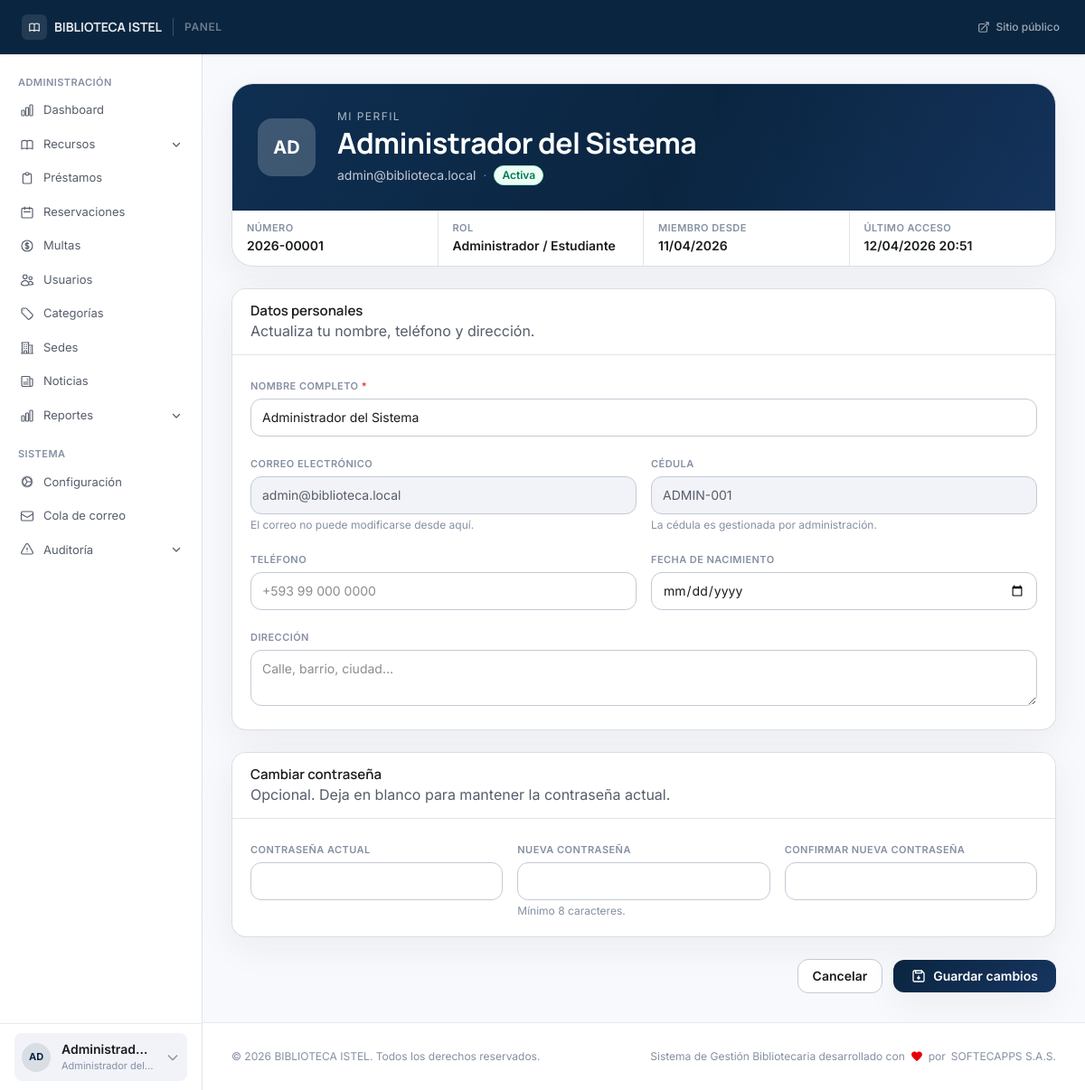
/account/profile (signed in), run on the app's committed database.
### tables this page shows
CREATE TABLE `users` (
  `id` int(10) unsigned NOT NULL AUTO_INCREMENT,
  `user_number` varchar(20) DEFAULT NULL,
  `name` varchar(150) NOT NULL,
  `email` varchar(150) NOT NULL,
  `document_number` varchar(30) NOT NULL,
  `phone` varchar(30) DEFAULT NULL,
  `address` text DEFAULT NULL,
  `birthdate` date DEFAULT NULL,
  `photo` varchar(255) DEFAULT NULL,
  `role` enum('admin','librarian','teacher','user','guest') NOT NULL DEFAULT 'user',
  `user_type` enum('student','teacher','external','staff') NOT NULL DEFAULT 'student',
  `status` enum('active','suspended','blocked','inactive') NOT NULL DEFAULT 'active',
  `password_hash` varchar(255) NOT NULL,
  `remember_token` varchar(64) DEFAULT NULL,
  `remember_expires` datetime DEFAULT NULL,
  `email_verified_at` datetime DEFAULT NULL,
  `force_password_change` tinyint(1) NOT NULL DEFAULT 0,
  `last_login_at` datetime DEFAULT NULL,
  `last_login_ip` varchar(45) DEFAULT NULL,
  `created_at` datetime NOT NULL DEFAULT current_timestamp(),
  `updated_at` datetime NOT NULL DEFAULT current_timestamp() ON UPDATE current_timestamp(),
  PRIMARY KEY (`id`),
  UNIQUE KEY `uq_users_email` (`email`),
  UNIQUE KEY `uq_users_document` (`document_number`),
  UNIQUE KEY `uq_users_user_number` (`user_number`),
  KEY `idx_users_role_status` (`role`,`status`)
);

### views/account/profile.php (the view, shortened to what the rows shown need)
<?php
$e = static fn(mixed $v): string => htmlspecialchars((string) $v, ENT_QUOTES | ENT_SUBSTITUTE, 'UTF-8');
$roleLabel = match ((string) ($user['role'] ?? '')) {
    'admin'     => 'Administrador',
    'librarian' => 'Bibliotecario',
    'teacher'   => 'Docente',
    default     => 'Socio',
};
$typeLabel = match ((string) ($user['user_type'] ?? '')) {
    'staff'    => 'Personal',
    'teacher'  => 'Docente',
    'external' => 'Externo',
    default    => 'Estudiante',
};
$statusClass = match ((string) ($user['status'] ?? '')) {
    'active'    => 'bg-emerald-50 text-emerald-700 border-emerald-200',
    'suspended' => 'bg-amber-50 text-amber-700 border-amber-200',
    'blocked'   => 'bg-red-50 text-red-700 border-red-200',
    default     => 'bg-slate-50 text-slate-600 border-slate-200',
};
$statusLabel = match ((string) ($user['status'] ?? '')) {
    'active'    => 'Activa',
    'suspended' => 'Suspendida',
    'blocked'   => 'Bloqueada',
    default     => 'Inactiva',
};
$joinedAt = !empty($user['created_at'])
    ? (new DateTime((string) $user['created_at']))->format('d/m/Y')
    : '—';
$lastLogin = !empty($user['last_login_at'])
    ? (new DateTime((string) $user['last_login_at']))->format('d/m/Y H:i')
    : 'Sin accesos previos';
$initials = mb_strtoupper(mb_substr((string) ($user['name'] ?? '?'), 0, 2));
?>
<section class="p-6 lg:p-8 max-w-5xl mx-auto space-y-6">
    <header class="rounded-3xl border border-outline-variant/60 bg-white overflow-hidden shadow-ambient">
        <div class="bg-[radial-gradient(circle_at_top_right,_rgba(10,37,64,0.16),_transparent_55%),linear-gradient(120deg,_#0f2f52_0%,_#0a2540_55%,_#163560_100%)] p-6 sm:p-7 text-on-primary">
            <div class="flex flex-col gap-4 sm:flex-row sm:items-center sm:gap-6">
                <div class="h-16 w-16 shrink-0 rounded-2xl bg-white/20 flex items-center justify-center text-xl font-bold text-white">
                    <?= $e($initials) ?>
                </div>
                <div class="min-w-0">
                    <p class="text-xs uppercase tracking-[0.12em] text-on-primary/70">Mi perfil</p>
                    <h1 class="headline-lg text-white mt-0.5"><?= $e($user['name'] ?? '') ?></h1>
                    <div class="mt-1.5 flex flex-wrap items-center gap-2 text-sm text-on-primary/80">
                        <span><?= $e($user['email'] ?? '') ?></span>
                        <span class="text-on-primary/40">·</span>
                        <span class="inline-flex rounded-full border px-2 py-0.5 text-xs font-semibold <?= $e($statusClass) ?>"><?= $e($statusLabel) ?></span>
                    </div>
                </div>
            </div>
        </div>
        <div class="grid divide-x divide-outline-variant/50 sm:grid-cols-4">
            <div class="px-4 py-3">
                <p class="label-sm text-on-surface-subtle">Número</p>
                <p class="mt-0.5 font-semibold text-on-surface text-sm"><?= $e($user['user_number'] ?? '—') ?></p>
            </div>
            <div class="px-4 py-3">
                <p class="label-sm text-on-surface-subtle">Rol</p>
                <p class="mt-0.5 font-semibold text-on-surface text-sm"><?= $e($roleLabel) ?> / <?= $e($typeLabel) ?></p>
            </div>
            <div class="px-4 py-3">
                <p class="label-sm text-on-surface-subtle">Miembro desde</p>
                <p class="mt-0.5 font-semibold text-on-surface text-sm"><?= $e($joinedAt) ?></p>
            </div>
            <div class="px-4 py-3">
                <p class="label-sm text-on-surface-subtle">Último acceso</p>
                <p class="mt-0.5 font-semibold text-on-surface text-sm"><?= $e($lastLogin) ?></p>
            </div>
        </div>
    </header>
    <form method="POST" action="<?= BASE_URL ?>/account/profile" class="space-y-6">
        <div class="overflow-hidden rounded-2xl border border-outline-variant/60 bg-white shadow-ambient">
            <div class="border-b border-outline-variant/50 bg-surface-container-lowest px-5 py-3.5">
                <h2 class="title-sm text-on-surface">Datos personales</h2>
            </div>
            <div class="p-5 grid gap-4 sm:grid-cols-2">
                <div class="sm:col-span-2">
                    <label for="name" class="label-sm">Nombre completo <span class="text-red-500">*</span></label>
                    <input id="name" name="name" type="text" required
                           value="<?= $e($user['name'] ?? '') ?>"
                           class="mt-1 w-full rounded-xl border border-outline-variant bg-surface-container-lowest px-3 py-2.5 text-sm text-on-surface focus:border-primary focus:outline-none">
                </div>
                <div>
                    <label class="label-sm">Correo electrónico</label>
                    <input type="email" value="<?= $e($user['email'] ?? '') ?>" disabled
                           class="mt-1 w-full rounded-xl border border-outline-variant bg-surface-container-low px-3 py-2.5 text-sm text-on-surface-muted cursor-not-allowed">
                    <p class="mt-1 text-xs text-on-surface-subtle">El correo no puede modificarse desde aquí.</p>
                </div>
                <div>
                    <label class="label-sm">Cédula</label>
                    <input type="text" value="<?= $e($user['document_number'] ?? '') ?>" disabled
                           class="mt-1 w-full rounded-xl border border-outline-variant bg-surface-container-low px-3 py-2.5 text-sm text-on-surface-muted cursor-not-allowed">
                    <p class="mt-1 text-xs text-on-surface-subtle">La cédula es gestionada por administración.</p>
                </div>
            </div>
        </div>
        <div class="overflow-hidden rounded-2xl border border-outline-variant/60 bg-white shadow-ambient">
            <div class="border-b border-outline-variant/50 bg-surface-container-lowest px-5 py-3.5">
                <h2 class="title-sm text-on-surface">Cambiar contraseña</h2>
            </div>
        </div>
    </form>
</section>

### data on the page
users: name "AD", name "Administrador del Sistema", email "admin@biblioteca.local", status "Activa", user_number "2026-00001", role "Administrador", user_type "Estudiante", created_at "11/04/2026", last_login_at "12/04/2026 20:51", document_number "ADMIN-001"

### other printed values
$_e($settings['library_name'] ?? 'Biblioteca') "BIBLIOTECA ISTEL"
$_e($initials) "AD"
$_e($auth_user['name'] ?? '') "Administrad…"
$_e($roleBadge[0]) "Administrador del…"
$settings['library_name'] "BIBLIOTECA ISTEL"
